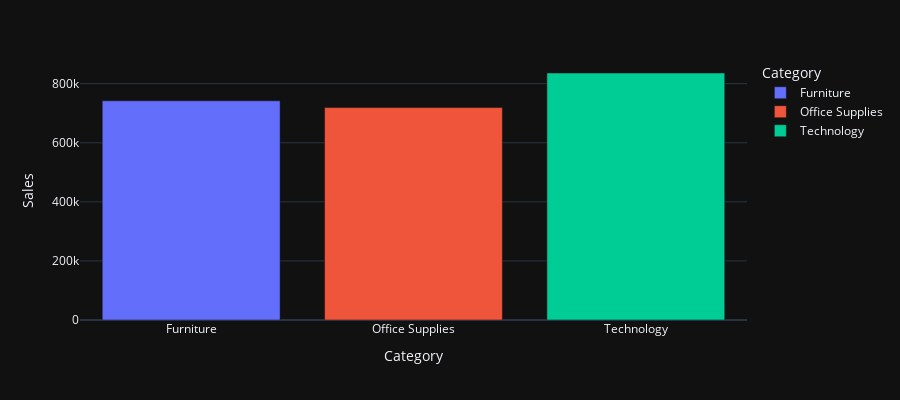

The cell this chart's notebook holds for it:
### Code cell
# Crear gráfico de barras
df_grouped = df.groupby("Category", as_index=False)["Sales"].sum()

fig = px.bar(df_grouped, x="Category", y="Sales", color="Category", barmode="relative")
fig.update_layout(template="plotly_dark", height=400)
fig.show()

### Figure 1 — Plotly figure (JSON) as saved in the notebook; plotly's stock layout.template omitted (floating-point values rounded to 4 significant figures)
{"data": [{"hovertemplate": "Category=%{x}<br>Sales=%{y}<extra></extra>", "legendgroup": "Furniture", "marker": {"color": "#636efa", "pattern": {"shape": ""}}, "name": "Furniture", "orientation": "v", "showlegend": true, "textposition": "auto", "type": "bar", "x": ["Furniture"], "xaxis": "x", "y": [742000.0], "yaxis": "y"}, {"hovertemplate": "Category=%{x}<br>Sales=%{y}<extra></extra>", "legendgroup": "Office Supplies", "marker": {"color": "#EF553B", "pattern": {"shape": ""}}, "name": "Office Supplies", "orientation": "v", "showlegend": true, "textposition": "auto", "type": "bar", "x": ["Office Supplies"], "xaxis": "x", "y": [719000.0], "yaxis": "y"}, {"hovertemplate": "Category=%{x}<br>Sales=%{y}<extra></extra>", "legendgroup": "Technology", "marker": {"color": "#00cc96", "pattern": {"shape": ""}}, "name": "Technology", "orientation": "v", "showlegend": true, "textposition": "auto", "type": "bar", "x": ["Technology"], "xaxis": "x", "y": [836200.0], "yaxis": "y"}], "layout": {"barmode": "relative", "height": 400, "legend": {"title": {"text": "Category"}, "tracegroupgap": 0}, "margin": {"t": 60}, "xaxis": {"anchor": "y", "categoryarray": ["Furniture", "Office Supplies", "Technology"], "categoryorder": "array", "domain": [0, 1], "title": {"text": "Category"}}, "yaxis": {"anchor": "x", "domain": [0, 1], "title": {"text": "Sales"}}}}
